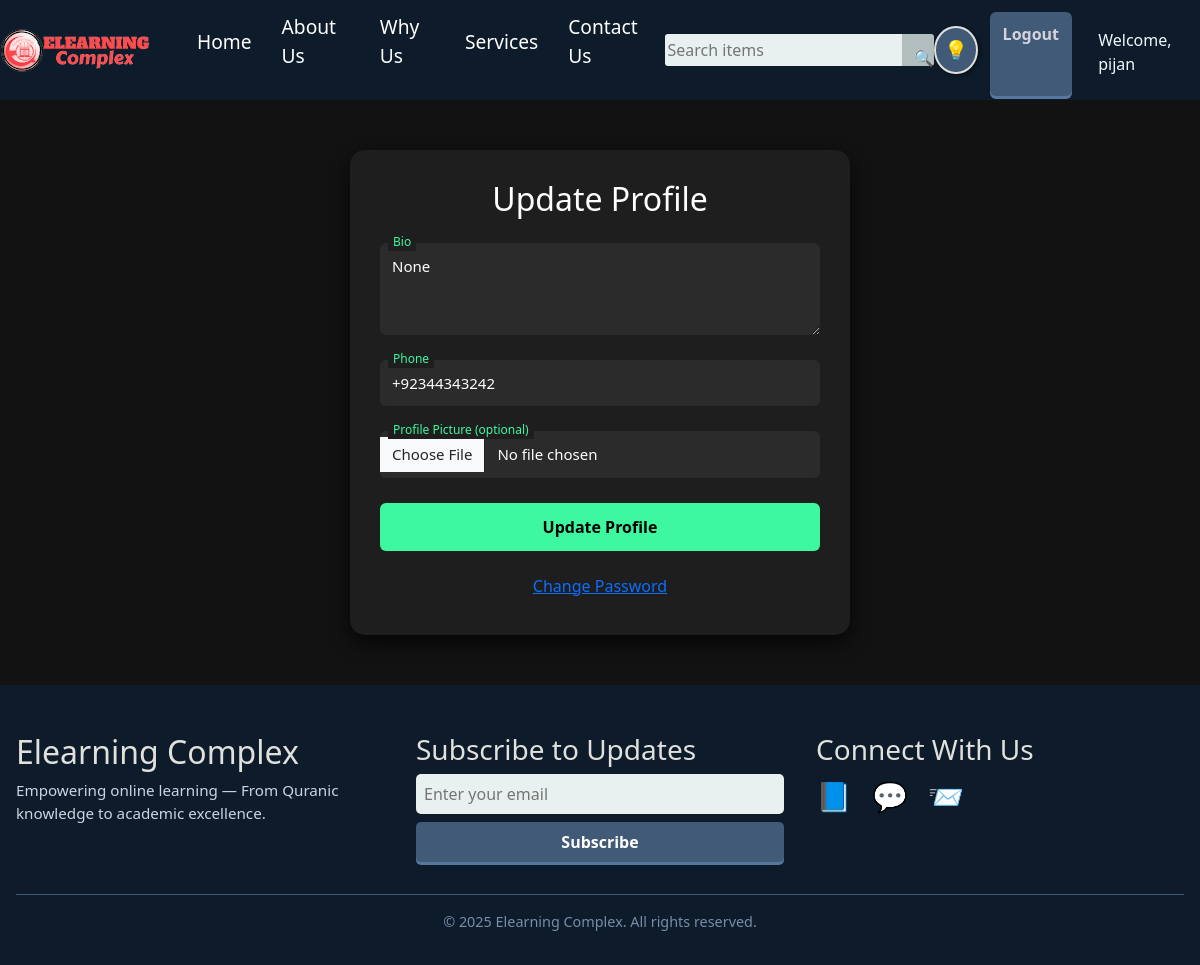
The page /update_profile/ (signed in) on the database as committed earlier.
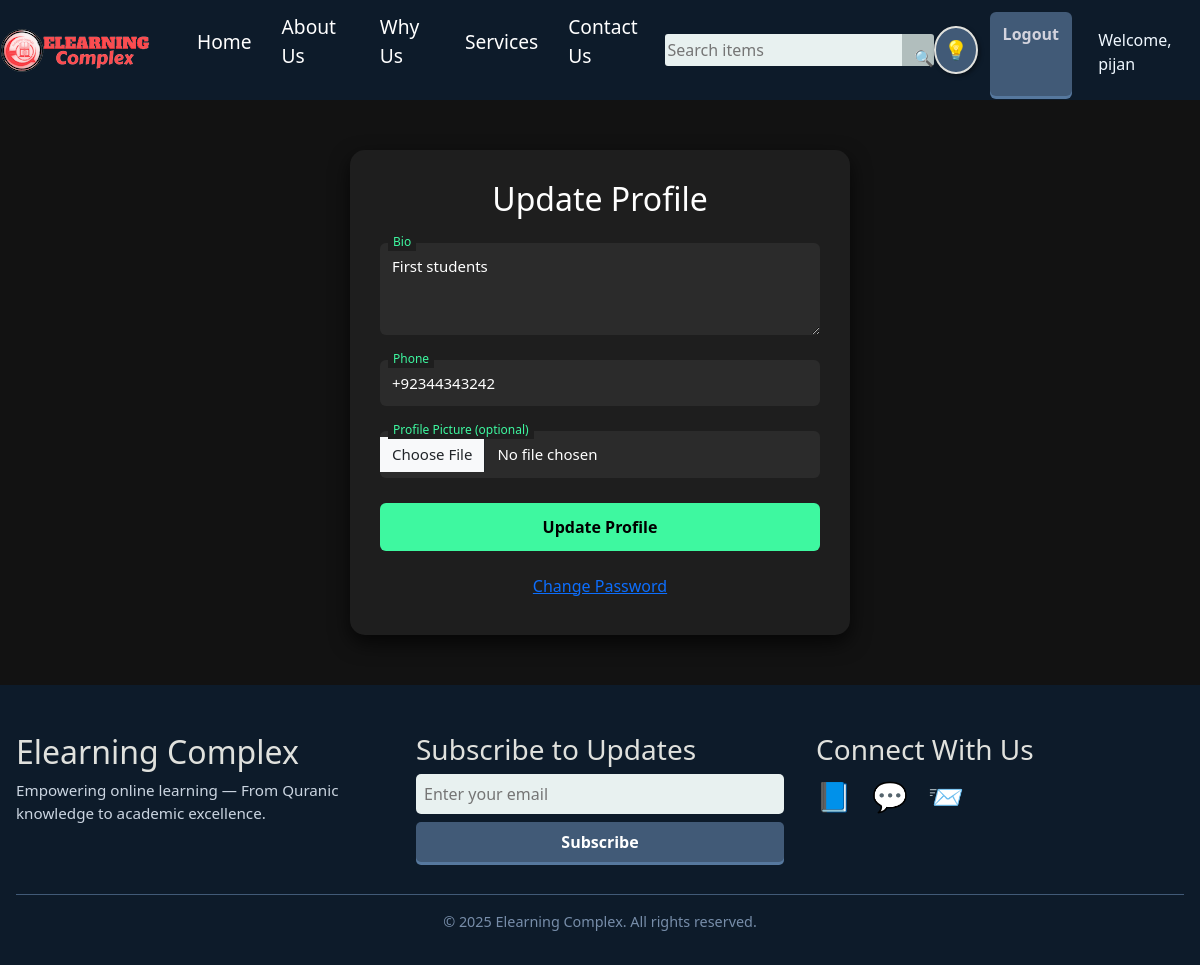
The same page on the database as committed later.
### firstapp/models.py (models this page shows, shortened)
class Profile(models.Model):
    roles = (
        ('student', 'Student'),
        ('teacher', 'Teacher'),
    )
    user = models.OneToOneField(User, on_delete=models.CASCADE)
    role = models.CharField(max_length=10, choices=roles)
    bio = models.TextField(blank=True ,null=True)
    profile_picture = models.ImageField(upload_to='profile_pictures/', blank=True, null=True)
    phone_regex = RegexValidator(regex=r'^\+?1?\d{9,15}$', message="Phone number must be entered in the format: '+999999999'. Up to 15 digits allowed.")
    phone = models.CharField(validators=[phone_regex], max_length=17, blank=True)  # validators should be a list

### firstapp/views.py (the view, shortened to what this page needs)
# urls.py: path('update_profile/',views.update_profile,name='update-profile'),
def update_profile(request):
    if request.user.is_authenticated:
        profile = Profile.objects.get(user=request.user)
        if profile.role == "teacher":
            teacher = Teacher.objects.get(profile=profile)
        return render(request, "update_profile.html", {"profile": profile})
    else:
        messages.error(request, ("You need to log in first."))
        return redirect("/login")

### templates/update_profile.html (shortened to what this page needs)
{% extends 'base.html' %}
{% load static %}
{% block styles %}
<link href="https://cdn.jsdelivr.net/npm/bootstrap@5.3.3/dist/css/bootstrap.min.css" rel="stylesheet">
{% endblock %}
{% block content %}
<div class="form-box">
    <h2>Update Profile</h2>
    <form method="post" enctype="multipart/form-data">
        <div class="form-group">
            <textarea class="form-control" id="bio" name="bio" rows="3" placeholder=" ">{{ profile.bio }}</textarea>
            <label for="bio">Bio</label>
        </div>
        <div class="form-group">
            <input type="tel" class="form-control" id="phone" name="phone" value="{{ profile.phone }}" placeholder=" ">
            <label for="phone">Phone</label>
        </div>
        <div class="form-group">
            <input type="file" class="form-control" id="profile_picture" name="profile_picture" accept="image/*">
            <label for="profile_picture">Profile Picture (optional)</label>
        </div>
        <button type="submit">Update Profile</button>
        <div class="text-center mt-3">
            <a href="{% url 'change_password' %}" class="btn btn-link">Change Password</a>
        </div>
    </form>
</div>
{% endblock %}

Rows that differ between the two databases and show on the page:
changed Profile: bio "None" → "First students"
